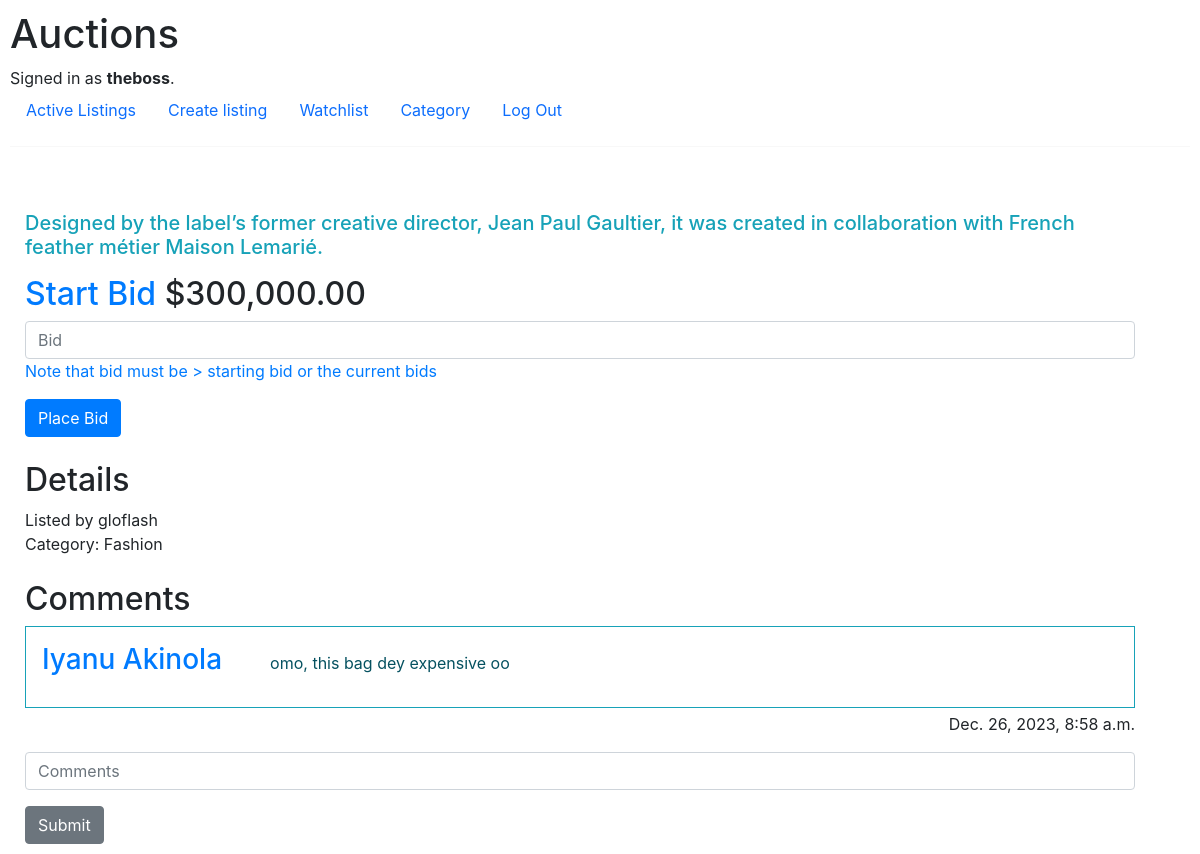
Page /listings/Hermès So Black Feather Kelly (signed in) on the committed database.
### auctions/models.py (models this page shows, shortened)
class User(AbstractUser):
    pass

class Auction_listing(models.Model):
    user = models.ForeignKey(User, on_delete=models.CASCADE)
    title = models.CharField(max_length=255)
    description = models.TextField()
    start_bid = models.FloatField(max_length=100)
    image = models.URLField()
    date = models.DateTimeField(default=timezone.now)
    category = models.ForeignKey(Category, on_delete=models.SET_NULL, null=True)
    status = models.CharField(max_length=10, default="OPEN")

class Category(models.Model):
    name = models.CharField(max_length=100, unique=True)
    def __str__(self):
        return self.name
    class Meta:
        verbose_name_plural = "Categories"

class Comments(models.Model):
    comment = models.TextField()
    listing = models.ForeignKey(Auction_listing, on_delete=models.CASCADE)
    user = models.ForeignKey(User, on_delete=models.CASCADE)
    date = models.DateTimeField(default=timezone.now)
    class Meta:
        verbose_name_plural = "Comments"

### auctions/views.py (the view)
# urls.py: path("listings/<str:title>", views.display_listing, name="displaylisting"),
def display_listing(request, title):
    listing = Auction_listing.objects.get(title=title)
    comments = Comments.objects.filter(listing=listing)
    if listing.status == 'CLOSED':
        return HttpResponseRedirect(reverse('index'))
    bids = Bids.objects.filter(listing=listing)
    highest_bid = bids.order_by('-amount').first()
    lister = request.user == listing.user
    context = {
        "listing": listing,
        "listing_exist": Watchlist.objects.filter(listing = listing),
        "bid": highest_bid,
        "lister": lister,
        "comments": comments
    }
    return render(request, 'auctions/display_listing.html', context)

### auctions/templates/auctions/display_listing.html (shortened to what this page needs)
{% extends "auctions/layout.html" %}
{% load humanize %}
{% block body%}
    <div class="container m-0">
        {% autoescape off %}
            <h5 class="text-info">{{listing.description|linebreaks}}</h5>
        {% endautoescape%}
        <h2><span class="text-primary">Start Bid </span>${{listing.start_bid|floatformat:2|intcomma }}</h2>
        <form action="{% url 'bids' listing.title %}" method="post">
            <div class="form-group">
                <input type="number" class="form-control" placeholder="Bid" name="bid">
                <span class="mt-3 text-primary">Note that bid must be > starting bid or the current bids</span>
            </div>
            <input type="submit" value="Place Bid" class="btn btn-primary">
        </form>
        <div class="mt-4">
            <h2 class="">Details</h2>
            <ul class="list-group">
                <li class="list-inline-item">Listed by {{listing.user}}</li>
                <li class="list-inline-item">Category: {{listing.category}}</li>
            </ul>
        </div>
        {% for comment in comments %}
            <div class="mt-4">
                <h2 class="">Comments</h2>
                <div class="d-flex border border-info p-3">
                    <h3 class="text-primary">{{comment.user}}</h3>
                    <p class="pl-5 pt-2 text-info-emphasis">{{comment.comment}}</p>
                </div>
                <span class="float-end pt-1 pb-3">{{comment.date}}</span>
            </div>
        {% endfor %}
        <form action="{% url 'comment' listing.title %}" method="post" class="mt-4">
            <div class="form-group">
                <input type="text" name="comment" id="" placeholder="Comments" class="form-control form-control-color">
            </div>
            <input type="submit" value="Submit" class="btn btn-secondary">
        </form>
    </div>
{% endblock %}

### auctions/templates/auctions/layout.html (shortened to what this page needs)
{% load static %}
<!DOCTYPE html>
<html lang="en">
    <head>
        <link href="{% static 'auctions/styles.css' %}" rel="stylesheet">
        <link rel="stylesheet" href="{% static 'auctions/bootstrap.min.css'%}">
        <link rel="stylesheet" href="https://stackpath.bootstrapcdn.com/bootstrap/4.4.1/css/bootstrap.min.css">
    </head>
    <body class="">
        <h1>Auctions</h1>
        <div>
            {% if user.is_authenticated %}
                Signed in as <strong>{{ user.username }}</strong>.
            {% else %}
                Not signed in.
            {% endif %}
        </div>
        <ul class="nav">
            <li class="nav-item">
                <a class="nav-link" href="{% url 'index' %}">Active Listings</a>
            </li>
            {% if user.is_authenticated %}
                <li class="nav-item">
                    <a href="{% url 'createlisting' %}" class="nav-link">Create listing</a>
                </li>
                <li class="nav-item">
                    <a href="{% url 'watchlist' %}" class="nav-link">Watchlist</a>
                </li>
                <li class="nav-item">
                    <a href="{% url 'category' %}" class="nav-link">Category</a>
                </li>
                <li class="nav-item">
                    <a class="nav-link" href="{% url 'logout' %}">Log Out</a>
                </li>
            {% endif %}
        </ul>
        <hr>
        {% block body %}
        {% endblock %}
    </body>
</html>

### auctions/static/auctions/styles.css (style rules this page uses)
body { padding: 10px }

### rows in the picture
User: username "theboss"
Auction_listing: description "Designed by the label’s former creative director, Jean Paul Gaultier, it was created in collaboration with French feather métier Maison Lemarié.", start_bid "300,000.00", user "gloflash", category "Fashion"
Comments: user "Iyanu Akinola", comment "omo, this bag dey expensive oo", date "Dec. 26, 2023, 8:58 a.m."
